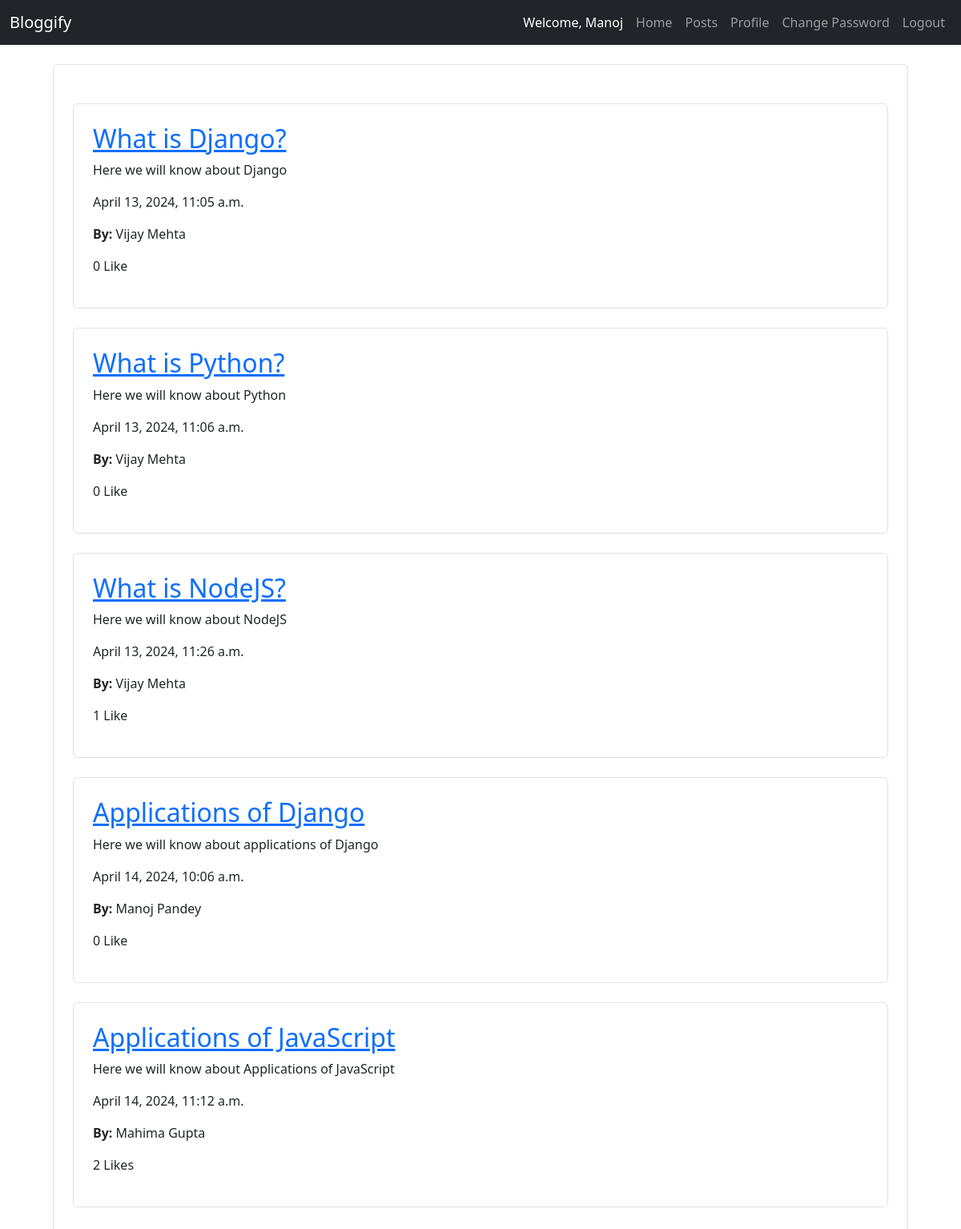
The app's page / (signed in) with its own data.
### accounts/models.py (models this page shows, shortened)
class User(models.Model):
    first_name = models.CharField(max_length=50)
    last_name = models.CharField(max_length=50)
    email_id = models.CharField(max_length=50)
    password = models.CharField(max_length=20)
    image = models.ImageField(upload_to='profile_pics', default="defaultprofilepic.jpg")
    password_reset_code = models.CharField(max_length=6,default="")

### articles/models.py (models this page shows, shortened)
class Post(models.Model):
    title = models.CharField(max_length=100)
    description = models.CharField(max_length=250)
    content = models.TextField()
    created_at = models.DateTimeField(auto_now_add=True)
    author = models.ForeignKey(User, on_delete=models.CASCADE)
    likes = models.ManyToManyField(User, related_name='likes')

### articles/views.py (the view)
# urls.py: path('', articles_views.guest_home_view),
def guest_home_view(request):
    return render(request, 'GuestHome.html', {'posts': Post.objects.all()})

### templates/GuestHome.html (shortened to what this page needs)
{% extends 'base.html' %}
{% block content %}
<div class="container">
    <div class="border rounded p-4 m-4">
        {% for post in posts %}
            <div class="rounded mx-auto border p-4 m-4">
                <a href="{% url 'guest-post-details' %}?id={{ post.id }}">
                    <h2>{{ post.title }}</h2>
                </a>
                <p>{{ post.description }}</p>
                <p>{{ post.created_at }}</p>
                <p><b>By: </b>{{ post.author.first_name }} {{ post.author.last_name }}</p>
                {% if post.likes.count > 1 %}
                    <p>{{ post.likes.count }} Likes</p>
                {% else %}
                    <p>{{ post.likes.count }} Like</p>
                {% endif %}
            </div>
        {% endfor %}
    </div>
</div>
{% endblock %}

### templates/base.html (shortened to what this page needs)
<!DOCTYPE html>
<html lang="en">
<head>
    {% load static %}
    <link href="{% static 'css/bootstrap.css' %}" rel="stylesheet">
</head>
<body>
    <nav class="navbar navbar-expand-lg navbar-dark bg-dark">
        <div class="container-fluid">
          <a class="navbar-brand" href="{% url 'guest-home' %}">Bloggify</a>
          <div class="collapse navbar-collapse justify-content-end" id="navbarNav">
            <ul class="navbar-nav">
                {% if request.session.is_authenticated %}
                    <li class="nav-item nav-link active">
                        Welcome, {{ request.session.first_name }}
                    </li>
                    <li class="nav-item">
                        <a class="nav-link" aria-current="page" href="{% url 'home' %}">Home</a>
                    </li>
                    <li class="nav-item">
                        <a class="nav-link" aria-current="page" href="{% url 'view-posts' %}">Posts</a>
                    </li>
                    <li class="nav-item">
                        <a class="nav-link" aria-current="page" href="{% url 'profile' %}">Profile</a>
                    </li>
                    <li class="nav-item">
                        <a class="nav-link" aria-current="page" href="{% url 'change-password' %}">Change Password</a>
                    </li>
                    <li class="nav-item">
                        <a class="nav-link" href="{% url 'logout' %}">Logout</a>
                    </li>
                {% endif %}
            </ul>
          </div>
        </div>
      </nav>
    {% block content %}
    {% endblock %}
</body>
</html>

### records on screen
User: session.first_name "Manoj"
Post: title "What is Django?", description "Here we will know about Django", created_at "April 13, 2024, 11:05 a.m.", author.first_name "Vijay", author.last_name "Mehta", likes.count "0"
Post: title "What is Python?", description "Here we will know about Python", created_at "April 13, 2024, 11:06 a.m.", author.first_name "Vijay", author.last_name "Mehta", likes.count "0"
Post: title "What is NodeJS?", description "Here we will know about NodeJS", created_at "April 13, 2024, 11:26 a.m.", author.first_name "Vijay", author.last_name "Mehta", likes.count "1"
Post: title "Applications of Django", description "Here we will know about applications of Django", created_at "April 14, 2024, 10:06 a.m.", author.first_name "Manoj", author.last_name "Pandey", likes.count "0"
Post: title "Applications of JavaScript", description "Here we will know about Applications of JavaScript", created_at "April 14, 2024, 11:12 a.m.", author.first_name "Mahima", author.last_name "Gupta", likes.count "2"
